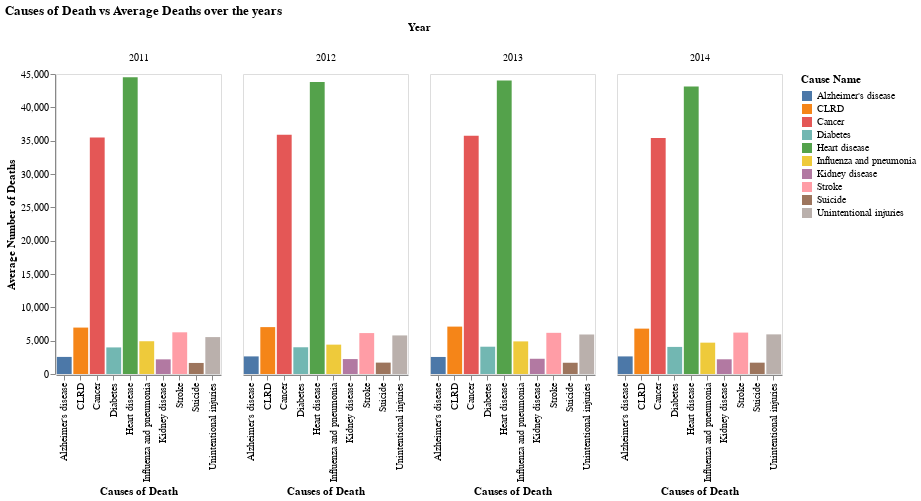

Here is the notebook cell this chart was saved with:
### Code cell
# display the bar chart
bar_chart = bar_chart.properties(width=165)
bar_chart

### Figure 1 — Vega-Lite specification as saved in the notebook (floating-point values rounded to 4 significant figures)
{"config": {"view": {"continuousWidth": 400, "continuousHeight": 300}}, "data": {"name": "data-bcefc1885fb251c452e0570d744c847f"}, "mark": "bar", "encoding": {"color": {"field": "Cause Name", "type": "nominal"}, "column": {"field": "Year", "type": "quantitative"}, "tooltip": [{"aggregate": "average", "field": "Deaths", "type": "quantitative"}], "x": {"field": "Cause Name", "title": "Causes of Death", "type": "nominal"}, "y": {"aggregate": "average", "axis": {"grid": false}, "field": "Deaths", "title": "Average Number of Deaths", "type": "quantitative"}}, "title": "Causes of Death vs Average Deaths over the years", "width": 165, "$schema": "https://vega.github.io/schema/vega-lite/v4.17.0.json", "datasets": {"data-bcefc1885fb251c452e0570d744c847f": [{"Year": 2014, "113 Cause Name": "Accidents (unintentional injuries) (V01-X59,Y85-Y86)", "Cause Name": "Unintentional injuries", "State": "New York", "Deaths": 5945, "Age-adjusted Death Rate": 27.6}, {"Year": 2014, "113 Cause Name": "Alzheimer's disease (G30)", "Cause Name": "Alzheimer's disease", "State": "New York", "Deaths": 2639, "Age-adjusted Death Rate": 10.7}, {"Year": 2014, "113 Cause Name": "Cerebrovascular diseases (I60-I69)", "Cause Name": "Stroke", "State": "New York", "Deaths": 6212, "Age-adjusted Death Rate": 26.1}, {"Year": 2014, "113 Cause Name": "Chronic lower respiratory diseases (J40-J47)", "Cause Name": "CLRD", "State": "New York", "Deaths": 6806, "Age-adjusted Death Rate": 29.1}, {"Year": 2014, "113 Cause Name": "Diabetes mellitus (E10-E14)", "Cause Name": "Diabetes", "State": "New York", "Deaths": 4064, "Age-adjusted Death Rate": 17.4}, {"Year": 2014, "113 Cause Name": "Diseases of heart (I00-I09,I11,I13,I20-I51)", "Cause Name": "Heart disease", "State": "New York", "Deaths": 43116, "Age-adjusted Death Rate": 178.3}, {"Year": 2014, "113 Cause Name": "Influenza and pneumonia (J09-J18)", "Cause Name": "Influenza and pneumonia", "State": "New York", "Deaths": 4702, "Age-adjusted Death Rate": 19.5}, {"Year": 2014, "113 Cause Name": "Intentional self-harm (suicide) (*U03,X60-X84,Y87.0)", "Cause Name": "Suicide", "State": "New York", "Deaths": 1700, "Age-adjusted Death Rate": 8.1}, {"Year": 2014, "113 Cause Name": "Malignant neoplasms (C00-C97)", "Cause Name": "Cancer", "State": "New York", "Deaths": 35392, "Age-adjusted Death Rate": 151.8}, {"Year": 2014, "113 Cause Name": "Nephritis, nephrotic syndrome and nephrosis (N00-N07,N17-N19,N25-N27)", "Cause Name": "Kidney disease", "State": "New York", "Deaths": 2207, "Age-adjusted Death Rate": 9.3}, {"Year": 2013, "113 Cause Name": "Accidents (unintentional injuries) (V01-X59,Y85-Y86)", "Cause Name": "Unintentional injuries", "State": "New York", "Deaths": 5927, "Age-adjusted Death Rate": 27.8}, {"Year": 2013, "113 Cause Name": "Alzheimer's disease (G30)", "Cause Name": "Alzheimer's disease", "State": "New York", "Deaths": 2556, "Age-adjusted Death Rate": 10.4}, {"Year": 2013, "113 Cause Name": "Cerebrovascular diseases (I60-I69)", "Cause Name": "Stroke", "State": "New York", "Deaths": 6176, "Age-adjusted Death Rate": 26.3}, {"Year": 2013, "113 Cause Name": "Chronic lower respiratory diseases (J40-J47)", "Cause Name": "CLRD", "State": "New York", "Deaths": 7110, "Age-adjusted Death Rate": 30.7}, {"Year": 2013, "113 Cause Name": "Diabetes mellitus (E10-E14)", "Cause Name": "Diabetes", "State": "New York", "Deaths": 4094, "Age-adjusted Death Rate": 17.8}, {"Year": 2013, "113 Cause Name": "Diseases of heart (I00-I09,I11,I13,I20-I51)", "Cause Name": "Heart disease", "State": "New York", "Deaths": 44039, "Age-adjusted Death Rate": 184.8}, {"Year": 2013, "113 Cause Name": "Influenza and pneumonia (J09-J18)", "Cause Name": "Influenza and pneumonia", "State": "New York", "Deaths": 4892, "Age-adjusted Death Rate": 20.5}, {"Year": 2013, "113 Cause Name": "Intentional self-harm (suicide) (*U03,X60-X84,Y87.0)", "Cause Name": "Suicide", "State": "New York", "Deaths": 1687, "Age-adjusted Death Rate": 8.1}, {"Year": 2013, "113 Cause Name": "Malignant neoplasms (C00-C97)", "Cause Name": "Cancer", "State": "New York", "Deaths": 35738, "Age-adjusted Death Rate": 155.9}, {"Year": 2013, "113 Cause Name": "Nephritis, nephrotic syndrome and nephrosis (N00-N07,N17-N19,N25-N27)", "Cause Name": "Kidney disease", "State": "New York", "Deaths": 2285, "Age-adjusted Death Rate": 9.7}, {"Year": 2012, "113 Cause Name": "Accidents (unintentional injuries) (V01-X59,Y85-Y86)", "Cause Name": "Unintentional injuries", "State": "New York", "Deaths": 5786, "Age-adjusted Death Rate": 27.4}, {"Year": 2012, "113 Cause Name": "Alzheimer's disease (G30)", "Cause Name": "Alzheimer's disease", "State": "New York", "Deaths": 2640, "Age-adjusted Death Rate": 10.9}, {"Year": 2012, "113 Cause Name": "Cerebrovascular diseases (I60-I69)", "Cause Name": "Stroke", "State": "New York", "Deaths": 6139, "Age-adjusted Death Rate": 26.6}, {"Year": 2012, "113 Cause Name": "Chronic lower respiratory diseases (J40-J47)", "Cause Name": "CLRD", "State": "New York", "Deaths": 7034, "Age-adjusted Death Rate": 31.1}, {"Year": 2012, "113 Cause Name": "Diabetes mellitus (E10-E14)", "Cause Name": "Diabetes", "State": "New York", "Deaths": 4010, "Age-adjusted Death Rate": 17.7}, {"Year": 2012, "113 Cause Name": "Diseases of heart (I00-I09,I11,I13,I20-I51)", "Cause Name": "Heart disease", "State": "New York", "Deaths": 43795, "Age-adjusted Death Rate": 186.5}, {"Year": 2012, "113 Cause Name": "Influenza and pneumonia (J09-J18)", "Cause Name": "Influenza and pneumonia", "State": "New York", "Deaths": 4404, "Age-adjusted Death Rate": 18.8}, {"Year": 2012, "113 Cause Name": "Intentional self-harm (suicide) (*U03,X60-X84,Y87.0)", "Cause Name": "Suicide", "State": "New York", "Deaths": 1708, "Age-adjusted Death Rate": 8.3}, {"Year": 2012, "113 Cause Name": "Malignant neoplasms (C00-C97)", "Cause Name": "Cancer", "State": "New York", "Deaths": 35882, "Age-adjusted Death Rate": 159.4}, {"Year": 2012, "113 Cause Name": "Nephritis, nephrotic syndrome and nephrosis (N00-N07,N17-N19,N25-N27)", "Cause Name": "Kidney disease", "State": "New York", "Deaths": 2240, "Age-adjusted Death Rate": 9.8}, {"Year": 2011, "113 Cause Name": "Accidents (unintentional injuries) (V01-X59,Y85-Y86)", "Cause Name": "Unintentional injuries", "State": "New York", "Deaths": 5537, "Age-adjusted Death Rate": 26.4}, {"Year": 2011, "113 Cause Name": "Alzheimer's disease (G30)", "Cause Name": "Alzheimer's disease", "State": "New York", "Deaths": 2563, "Age-adjusted Death Rate": 10.8}, {"Year": 2011, "113 Cause Name": "Cerebrovascular diseases (I60-I69)", "Cause Name": "Stroke", "State": "New York", "Deaths": 6254, "Age-adjusted Death Rate": 27.6}, {"Year": 2011, "113 Cause Name": "Chronic lower respiratory diseases (J40-J47)", "Cause Name": "CLRD", "State": "New York", "Deaths": 6963, "Age-adjusted Death Rate": 31.5}, {"Year": 2011, "113 Cause Name": "Diabetes mellitus (E10-E14)", "Cause Name": "Diabetes", "State": "New York", "Deaths": 3988, "Age-adjusted Death Rate": 18.0}, {"Year": 2011, "113 Cause Name": "Diseases of heart (I00-I09,I11,I13,I20-I51)", "Cause Name": "Heart disease", "State": "New York", "Deaths": 44501, "Age-adjusted Death Rate": 193.8}, {"Year": 2011, "113 Cause Name": "Influenza and pneumonia (J09-J18)", "Cause Name": "Influenza and pneumonia", "State": "New York", "Deaths": 4915, "Age-adjusted Death Rate": 21.4}, {"Year": 2011, "113 Cause Name": "Intentional self-harm (suicide) (*U03,X60-X84,Y87.0)", "Cause Name": "Suicide", "State": "New York", "Deaths": 1658, "Age-adjusted Death Rate": 8.2}, {"Year": 2011, "113 Cause Name": "Malignant neoplasms (C00-C97)", "Cause Name": "Cancer", "State": "New York", "Deaths": 35469, "Age-adjusted Death Rate": 160.6}, {"Year": 2011, "113 Cause Name": "Nephritis, nephrotic syndrome and nephrosis (N00-N07,N17-N19,N25-N27)", "Cause Name": "Kidney disease", "State": "New York", "Deaths": 2197, "Age-adjusted Death Rate": 9.7}]}}
